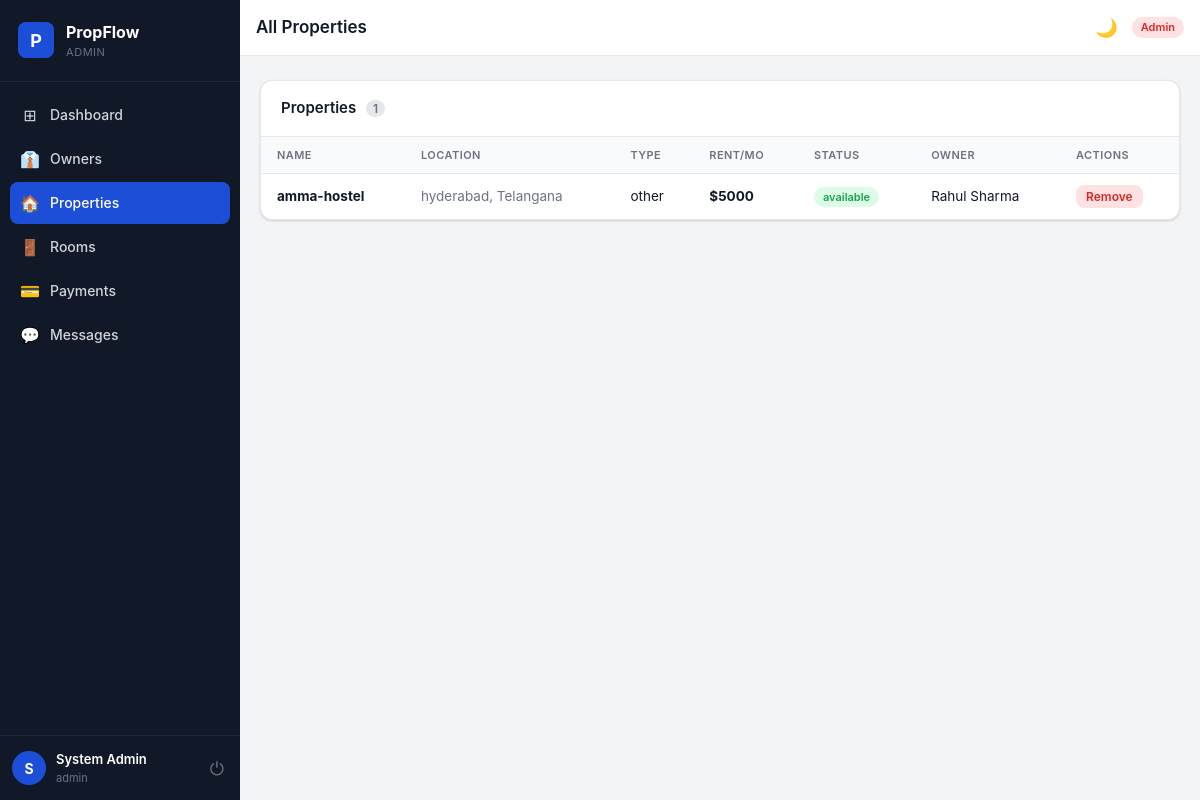
The page /admin/properties (signed in) on the database as committed earlier.
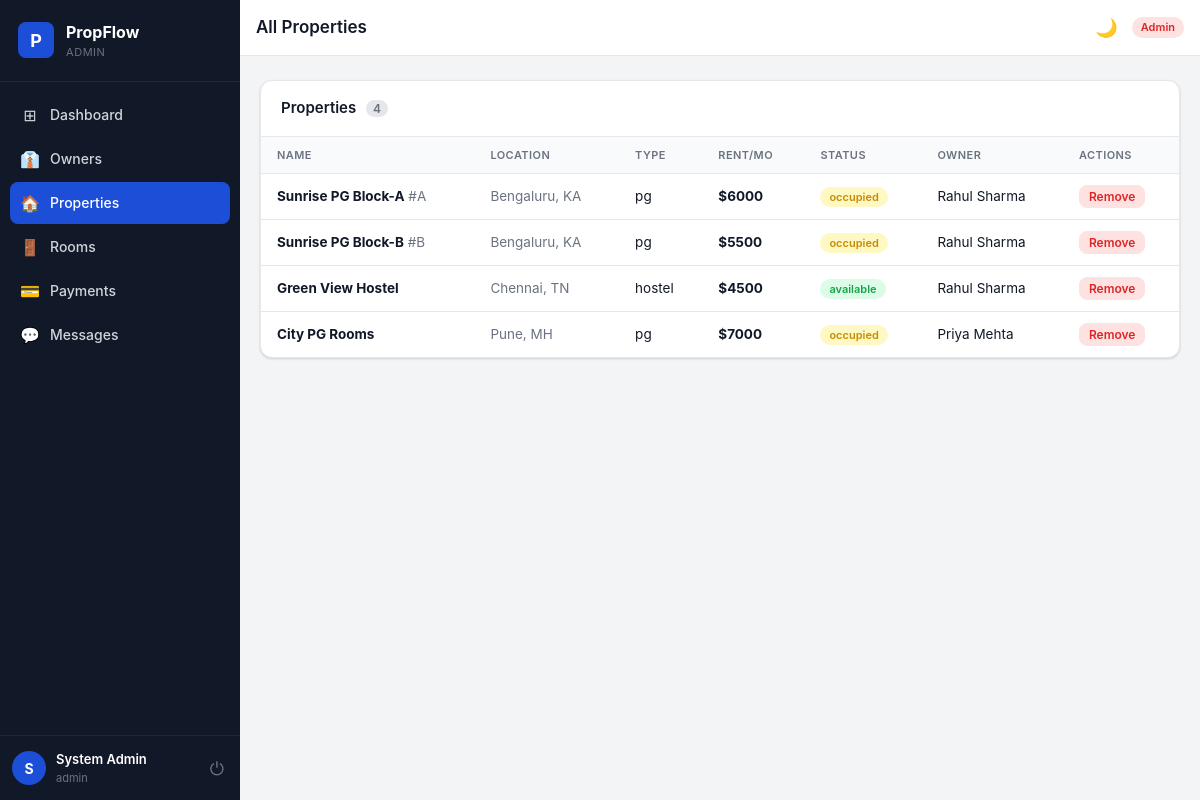
The same page on the database as committed later.
### models.py (models this page shows, shortened)
class Property(db.Model):
    __tablename__ = "properties"
    id            = db.Column(db.Integer, primary_key=True)
    name          = db.Column(db.String(200), nullable=False)
    address       = db.Column(db.Text,        nullable=False)
    city          = db.Column(db.String(100), nullable=False)
    state         = db.Column(db.String(50),  nullable=True)
    zip_code      = db.Column(db.String(20),  nullable=True)
    unit_number   = db.Column(db.String(50),  nullable=True)
    property_type = db.Column(db.String(50),  default="apartment")
    bedrooms      = db.Column(db.Integer,     nullable=True)
    bathrooms     = db.Column(db.Integer,     nullable=True)
    area_sqft     = db.Column(db.Float,       nullable=True)
    monthly_rent  = db.Column(db.Numeric(10, 2), nullable=False)
    description   = db.Column(db.Text,        nullable=True)
    status        = db.Column(db.String(20),  default="available", nullable=False)
    owner_id      = db.Column(db.Integer,
                               db.ForeignKey("users.id", ondelete="CASCADE"),
                               nullable=False)
    is_deleted    = db.Column(db.Boolean, default=False, nullable=False)
    created_at    = db.Column(db.DateTime, default=now_utc)
    updated_at    = db.Column(db.DateTime, default=now_utc, onupdate=now_utc)
    owner    = db.relationship("User",           back_populates="properties", foreign_keys=[owner_id])
    tenants  = db.relationship("PropertyTenant", back_populates="property",   lazy="dynamic")
    payments = db.relationship("Payment",        back_populates="property",   lazy="dynamic")
    rooms    = db.relationship("Room",           back_populates="prop",       lazy="dynamic")
    __table_args__ = (
        Index("ix_properties_owner_id",  "owner_id"),
        Index("ix_properties_status",    "status"),
    )

class User(UserMixin, db.Model):
    __tablename__ = "users"
    id            = db.Column(db.Integer, primary_key=True)
    phone         = db.Column(db.String(30),  unique=True, nullable=False)
    full_name     = db.Column(db.String(150), nullable=False)
    password_hash = db.Column(db.String(255), nullable=False)
    role          = db.Column(db.String(10),  nullable=False, default="tenant")  # admin|owner|tenant
    is_active     = db.Column(db.Boolean, default=True,  nullable=False)
    owner_id      = db.Column(db.Integer,
                               db.ForeignKey("users.id", ondelete="SET NULL"),
                               nullable=True)
    created_at    = db.Column(db.DateTime, default=now_utc, nullable=False)
    updated_at    = db.Column(db.DateTime, default=now_utc, onupdate=now_utc, nullable=False)
    owned_tenants     = db.relationship(
        "User", foreign_keys=[owner_id],
        backref=db.backref("owner_user", remote_side=[id]),
        lazy="dynamic"
    )
    properties        = db.relationship("Property",       back_populates="owner",
                                        foreign_keys="Property.owner_id",    lazy="dynamic")
    tenancies         = db.relationship("PropertyTenant", back_populates="tenant",
                                        foreign_keys="PropertyTenant.tenant_id", lazy="dynamic")
    payments          = db.relationship("Payment",        back_populates="tenant",
                                        foreign_keys="Payment.tenant_id",    lazy="dynamic")
    notifications     = db.relationship("Notification",   back_populates="user",   lazy="dynamic")
    sent_messages     = db.relationship("Message", back_populates="sender",
                                        foreign_keys="Message.sender_id",    lazy="dynamic")
    received_messages = db.relationship("Message", back_populates="receiver",
                                        foreign_keys="Message.receiver_id",  lazy="dynamic")
    room_assignments  = db.relationship("RoomTenant", back_populates="tenant",
                                        foreign_keys="RoomTenant.tenant_id", lazy="dynamic")
    __table_args__ = (
        Index("ix_users_phone", "phone"),
        Index("ix_users_role",  "role"),
        Index("ix_users_owner_role", "owner_id", "role"),
    )

### routes/admin.py (the view)
@admin_bp.route("/properties")
@login_required
@role_required("admin")
def properties():
    props  = Property.query.filter_by(is_deleted=False).order_by(Property.created_at.desc()).all()
    owners = User.query.filter_by(role="owner", is_active=True).all()
    return render_template("admin/properties.html", properties=props, owners=owners)

### routes/__init__.py (called while the page is built)
def role_required(*roles):
    def decorator(f):
        @wraps(f)
        def decorated(*args, **kwargs):
            if not current_user.is_authenticated:
                if request.path.startswith("/api/") or request.is_json:
                    return jsonify({"error": "Login required"}), 401
                return redirect(url_for("auth.login"))
            if current_user.role not in roles:
                if request.path.startswith("/api/") or request.is_json:
                    return jsonify({"error": "Access denied"}), 403
                abort(403)
            return f(*args, **kwargs)
        return decorated
    return decorator

### templates/admin/properties.html (shortened to what this page needs)
{% extends "base.html" %}
{% block page_title %}All Properties{% endblock %}
{% block content %}
<div class="card">
  <div class="card-header">
    <h2>Properties <span class="badge-count">{{ properties|length }}</span></h2>
  </div>
  <div class="table-wrap">
    <table class="table">
      <thead><tr><th>Name</th><th>Location</th><th>Type</th><th>Rent/mo</th><th>Status</th><th>Owner</th><th>Actions</th></tr></thead>
      <tbody>
        {% for p in properties %}
        <tr>
          <td><strong>{{ p.name }}</strong>{% if p.unit_number %} <span class="text-muted">#{{ p.unit_number }}</span>{% endif %}</td>
          <td class="text-muted">{{ p.city }}{% if p.state %}, {{ p.state }}{% endif %}</td>
          <td>{{ p.property_type }}</td>
          <td><strong>${{ "%.0f"|format(p.monthly_rent) }}</strong></td>
          <td><span class="badge badge-{{ 'completed' if p.status=='available' else 'pending' if p.status=='occupied' else 'overdue' }}">{{ p.status }}</span></td>
          <td>{{ p.owner.full_name if p.owner else '—' }}</td>
          <td>
            <form method="POST" action="{{ url_for('admin.delete_property', pid=p.id) }}" onsubmit="return confirm('Remove property?')">
              <button class="btn btn-danger btn-xs">Remove</button>
            </form>
          </td>
        </tr>
        {% else %}
        <tr><td colspan="7" class="text-center text-muted py-32">No properties yet.</td></tr>
        {% endfor %}
      </tbody>
    </table>
  </div>
</div>
{% endblock %}

Rows that differ between the two databases and show on the page:
removed Property: name "amma-hostel", city "hyderabad", state "Telangana", property_type "other", monthly_rent "5000", status "available", owner "Rahul Sharma"
now on this page (row edited): Property: name "Sunrise PG Block-A", unit_number "A", city "Bengaluru", state "KA", property_type "pg", monthly_rent "6000", status "occupied", owner "Rahul Sharma"
now on this page (row edited): Property: name "Sunrise PG Block-B", unit_number "B", city "Bengaluru", state "KA", property_type "pg", monthly_rent "5500", status "occupied", owner "Rahul Sharma"
now on this page (row edited): Property: name "Green View Hostel", city "Chennai", state "TN", property_type "hostel", monthly_rent "4500", status "available", owner "Rahul Sharma"
now on this page (row edited): Property: name "City PG Rooms", city "Pune", state "MH", property_type "pg", monthly_rent "7000", status "occupied", owner "Priya Mehta"
Other text that changed with them:
{{ properties|length }}: "1" → "4"
